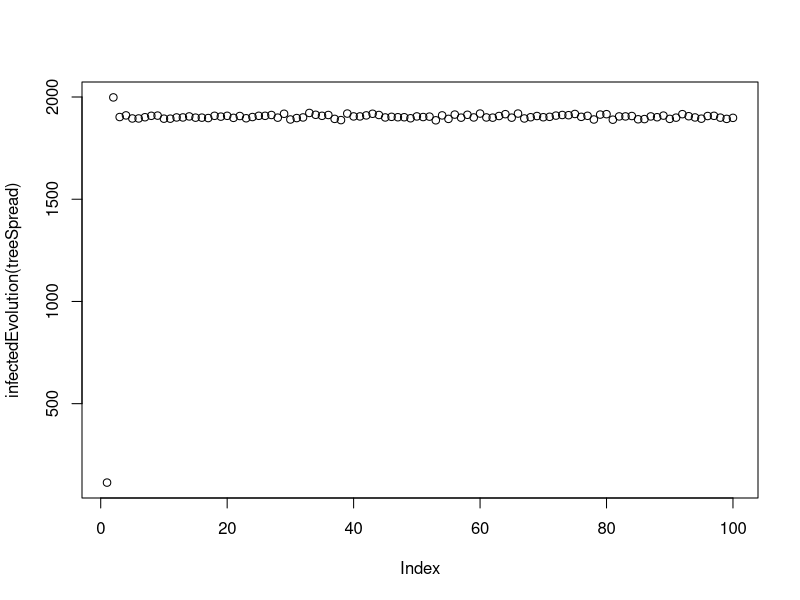
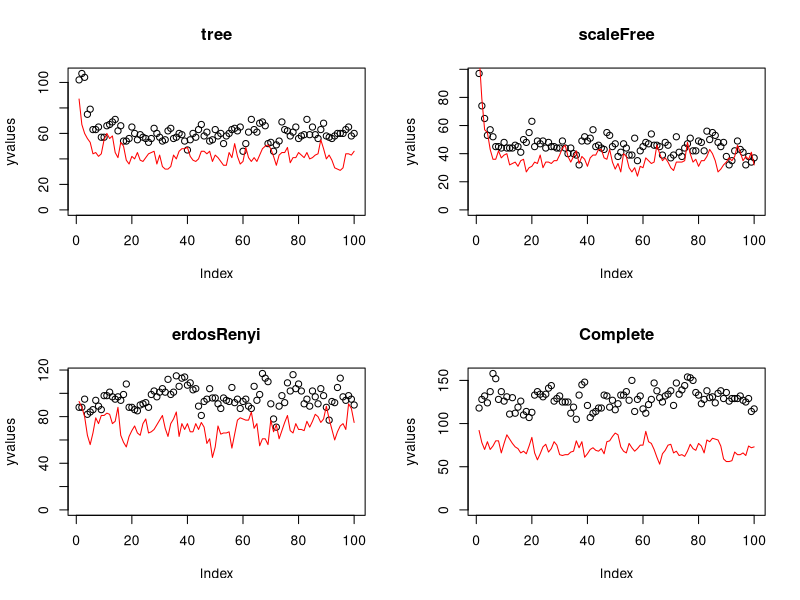

Here is the R script that generated these plots, in order:
library(igraph)
library(Matrix)


# Infection Function ------------------------------------------------------

#M is the adjacency matrix
#v is the vector of infected nodes (1->infected, 0->not infected)
#beta is the probability of infection, and gamma the probability of recovery

spread <- function(M,v,tmax,beta,gamma){
  n <- length(v)
  A <- matrix(nrow=tmax,ncol=n)
  A[1,] <- as.logical(v)
  for(i in 2:tmax){
    n_inf <- M%*%v  #a vector containing the number of infected neighbours of each node
    inf <- n_inf > rgeom(n,beta)
    cured <- as.logical(rbinom(n=n,size=1,prob=gamma)*A[i-1,]) #vector infected of nodes which are cured (with probability gamma)
    A[i,] <- as.logical((A[i-1,] | inf) & !cured) #an element is infected if it already was or gets infected this time step, and it hasn't been cured
  }
  return (A)
}

# Graphs ------------------------------------------------------------------
n <- 2000
tree <- make_tree(n,children=2,mode = c("undirected"))

scaleF <- barabasi.game(n,.05,directed=F)

erdosRenyi <- erdos.renyi.game(n,p=0.05,directed = F)

knMatrix <- matrix(data=1,n,n)
for(i in 1:n) knMatrix[i,i] <- 0


kn <- graph_from_adjacency_matrix(knMatrix,mode=c("undirected"))

graphs <- list(tree,scaleF,erdosRenyi,kn)
graphNames <- c("tree","scaleFree","erdosRenyi","Complete")
# Generate eigenvalues -----------------------------------------------------


#max(eigen(as_adjacency_matrix(erdosRenyi))$values)
largestEigenvalue <- function(graph){
  M <- as_adj(graph)
  f2 <- function(x, extra=NULL) { cat("."); as.vector(M %*% x) }
  baev <- arpack(f2, sym=TRUE, options=list(n=vcount(graph), nev=1, ncv=20,
                                  which="LM", maxiter=200,ldv=0))
  max(abs(baev$values))
}



# Simulate -------------------------------------------------------------------


infected <- sample(c(1,0),n,replace=T,prob=c(0.05,0.95))
as.logical(infected)
treeSpread <- spread(as_adj(kn),v=infected,tmax=100,beta=.1,gamma=.05)

infectedEvolution <- function(spread){
  infected <- c()
  for(i in 1:length(spread[,1])){
    infected[i] <- length(which(spread[i,]==T))
  }
  infected
}
infectedEvolution(treeSpread)

plot(infectedEvolution(treeSpread))

simulate <- function(graph,beta=.4,gamma=.8,p0=.05,tmax=30){
  initialInfected <- sample(c(1,0),length(V(graph)),replace=T,prob=c(p0,1-p0))
  treeSpread <- spread(as_adj(graph),v=initialInfected,tmax=tmax,beta=beta,gamma=gamma)
  infectedEvolution(treeSpread)
}


# beta,gamma close to threshold -------------------------------------------

#epsilon defines the percentage that beta/gamma differs from the threshold 1/lambda_1(graph)
#The points are higher beta (above threshold), the lines is are lower beta (under threshold)
fullSimulationPlot <- function(graph,graphName,gamma,epsilon,threshold){
  betaThreshold <- gamma*threshold
  
  #above threshold
  highBeta <- min(1,betaThreshold*(1+epsilon))
  yvalues <- simulate(graph,beta=highBeta,gamma=gamma,tmax=100)
  plot(yvalues,ylim = c(0,max(yvalues)),main=graphName)
  
  
  lowBeta <- max(0,betaThreshold*(1-epsilon))
  lines(simulate(graph,beta=lowBeta,gamma=gamma,tmax=100),col="red")
  
  print(c(lowBeta,highBeta,gamma))
}

thresholds = 1/sapply(graphs,largestEigenvalue)




png(file="../images/thresholdSimulation")
par(mfrow=c(2,2))
for(i in 1:4){
  fullSimulationPlot(graphs[[i]],graphNames[i],gamma=.4,epsilon=.2,thresholds[[i]])
}
dev.off()

